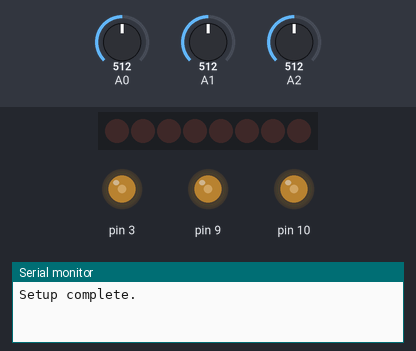
Bench run of a sketch on a simulated Arduino Uno, built with avr-gcc and run on an emulated ATmega328P. Parts: 8 shift-register outputs drawn as a row of LEDs (first output left, lit = HIGH), output pins drawn as LEDs (lit = HIGH), the last lines printed to the serial monitor. Wiring (inferred from the names in the program): shift register (74HC595): data pin 4; shift clock pin 6; latch pin 5. Wiring (inferred from the signals the program sends): row of LEDs: on Q0, Q1, Q2, Q3, Q4, Q5, Q6, Q7. The test bench sets the inputs (shaded band); at power-on: A0 = 512, A1 = 512, A2 = 512. Pins used as bus, display or sensor lines are not drawn.

Above: at 1.2 s.
1.3 s: A0 set to 983
4.0 s: A0 set to 1009
At 5.5 s:
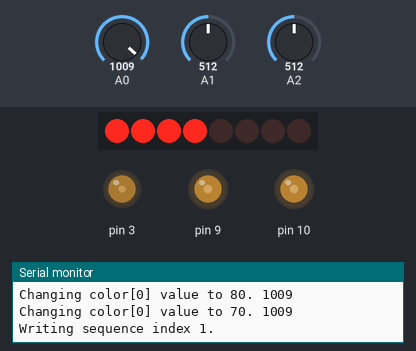
7.0 s: A1 set to 982
At 9.6 s:
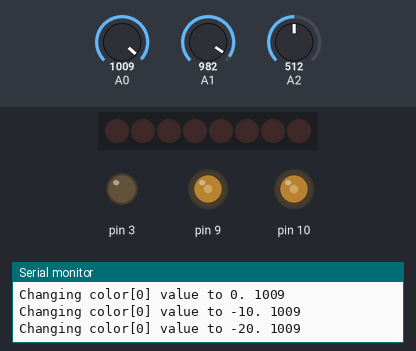
10.0 s: A1 set to 1008
At 11.1 s:
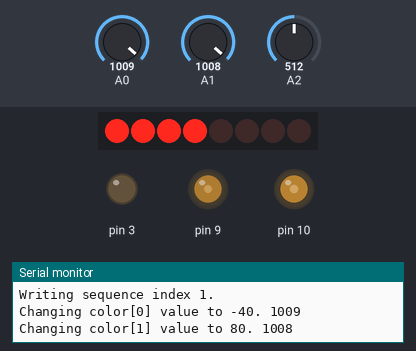
13.0 s: A2 set to 987
16.0 s: A2 set to 1013
At 21.9 s:
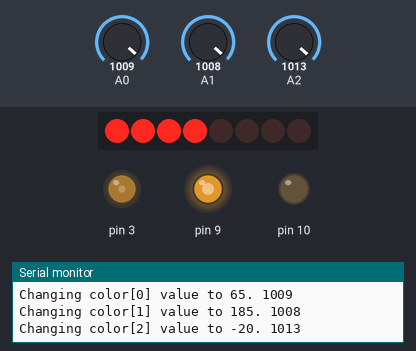
Timing chart, 0 to 22.5 s (numbered marks = the images above; inputs shaded):
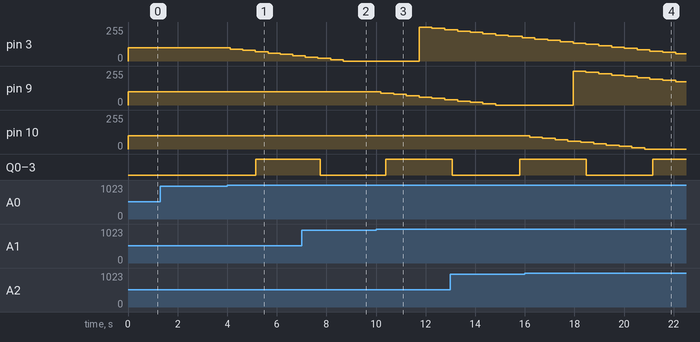

Measured:
- the behaviour switches between 1000 and 1001 on A0 (found by bisection; images 0 and 1)
- the behaviour switches between 1000 and 1001 on A1 (found by bisection; images 2 and 3)
- the behaviour switches between 1000 and 1001 on A2 (found by bisection; images 3 and 4)
- after the input at 4.0 s, pin 3: moves from 100/255 to 40/255 over 2.5 s, starting after 0.13 s
- after the input at 10.0 s, pin 9: moves from 100/255 to 40/255 over 2.6 s, starting after 0.19 s
- after the input at 16.0 s, pin 10: moves from 100/255 to 0/255 over 4.6 s, starting after 0.19 s

The sketch:

ath.ino
```cpp
#define R 3
#define G 9
#define B 10

#define DS 4
#define ST_CP 5
#define SH_CP 6

#define BTN_R A0
#define BTN_G A1
#define BTN_B A2

uint8_t pin[3];
int16_t color[3];
int64_t state[3];
int64_t lastT[3];
int64_t button[3];

uint16_t ctr;
uint8_t index;

uint64_t bound[3];

/* Define this to be your byte sequence. The leftmost bit is the rightmost LED. */
byte sequence[] = {
	0b0000, 0b1111
};

char buffer[256];

void setup()
{
	Serial.begin(9600);

	pinMode(DS, OUTPUT);
	pinMode(ST_CP, OUTPUT);
	pinMode(SH_CP, OUTPUT);

	pin[0] = R; pin[1] = G; pin[2] = B;
	button[0] = BTN_R; button[1] = BTN_G; button[2] = BTN_B;

	for (uint8_t i = 0; i < 3; i++)
	{
		pinMode(pin[i], OUTPUT);
		pinMode(button[i], INPUT);
		color[i] = 100;
		state[i] = 0;
		lastT[i] = 0;
		bound[i] = 1000;
	}

	Serial.println("Setup complete.");
}

void loop()
{
	/* Prevent negatives, but allow zero values with greater tolerance. */
	for (uint8_t i = 0; i < 3; i++)
	{
		if (color[i] > 0) analogWrite(pin[i], color[i]);
		else              analogWrite(pin[i], 0);
	}

	/* Read the button states. */
	for (uint8_t i = 0; i < 3; i++)
		state[i] = analogRead(button[i]);

	for (uint8_t i = 0; i < 3; i++)
	{
		if (state[i] > bound[i] && millis() > lastT[i]+500)
		{
			lastT[i] = millis();
			color[i] -= 10;
			if (color[i] < -50) color[i] = 255;

			sprintf(buffer, "Changing color[%d] value to %d. %d", i, color[i], state[i]);
			Serial.println(buffer);
		}
	}

	if (ctr >= 25)
	{
		if (index > sizeof(sequence)/sizeof(sequence[0]) - 1)  index = 0;

		sprintf(buffer, "Writing sequence index %d.", index);
		Serial.println(buffer);

		/* Clear it out. */
		digitalWrite(ST_CP, LOW);
		shiftOut(DS, SH_CP, MSBFIRST, 0b00000000);
		digitalWrite(ST_CP, HIGH);
		delay(10);

		/* Write the item. */
		digitalWrite(ST_CP, LOW);
		shiftOut(DS, SH_CP, MSBFIRST, sequence[index]);
		digitalWrite(ST_CP, HIGH);

		ctr = 0;
		index++;
	}
	else  ctr++;

	delay(100);
}
```
